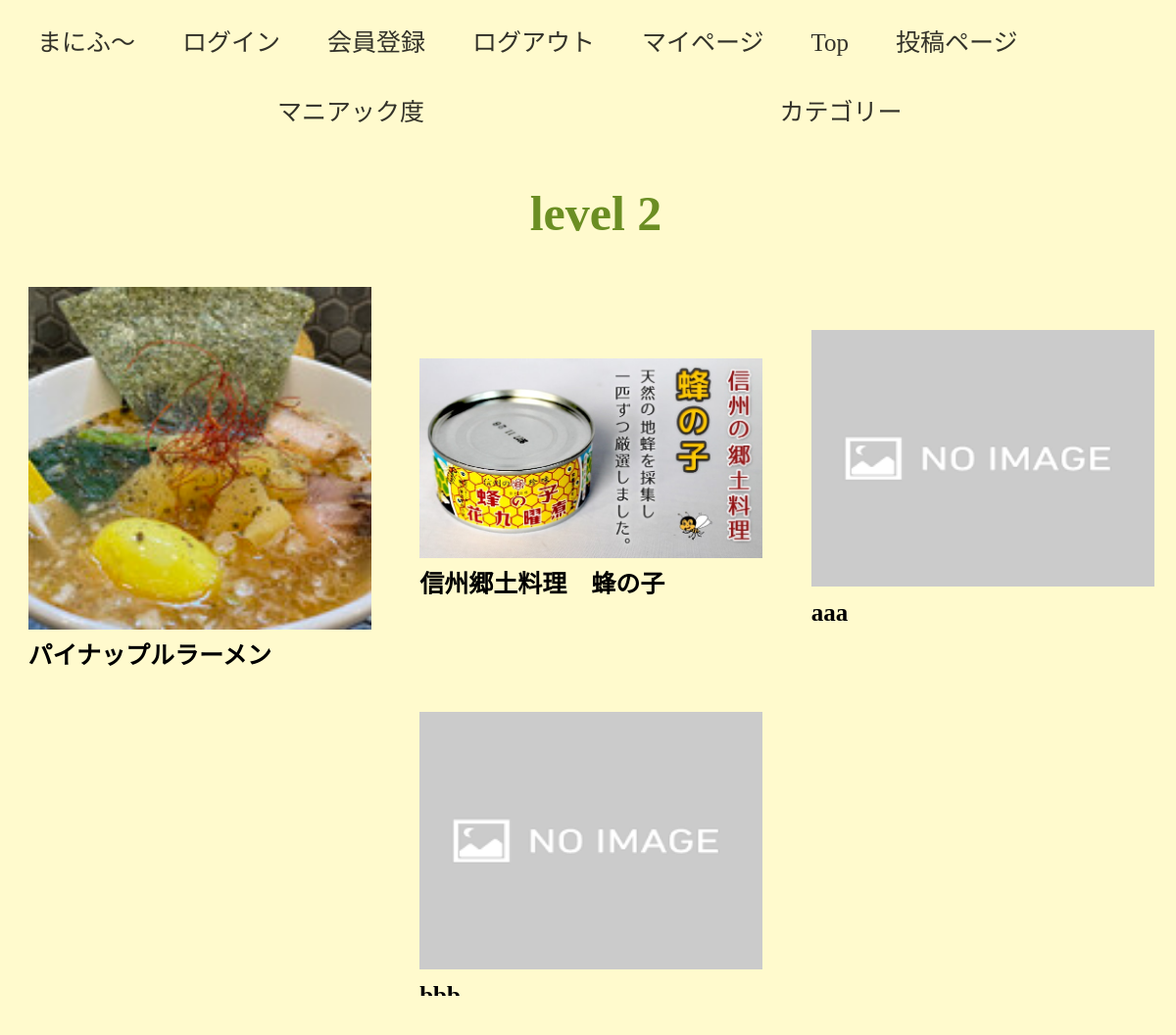
The page /level2 on the database its author committed.
### tables this page shows
CREATE TABLE "posts" (
	"id"	INTEGER,
	"user_id"	INTEGER,
	"title"	TEXT,
	"image"	TEXT,
	"main_evaluation"	INTEGER,
	"main_comment"	TEXT,
	"location"	TEXT,
	"category"	TEXT,
	"date"	TEXT,
	PRIMARY KEY("id" AUTOINCREMENT)
);

### each_program/yuki.py (the view)
@app.route("/level2", methods=["GET"])
def level2():
    conn = sqlite3.connect("graduation_work.db")
    c = conn.cursor()
    c.execute("select id, image, title from posts where main_evaluation = 'level 2'")
    post = []
    for item in c.fetchall():
        post.append({"post_id":item[0],"image":item[1],"title":item[2]})
    return render_template("level2.html", tpl_post = post,)

### templates/level2.html
{% extends "base.html" %}
{% block content %}
    <article>
        <section id="sec1">
            <h1>level 2</h1>
        </section>
        <section id="sec2">
            <div class="items">
                {% for post_item in tpl_post %}
                <div class="post_item">
                    <a href="/introduce/{{post_item['post_id']}}"><img src="/static/img/{{post_item['image']}}" class="image_top" alt="投稿内容"></a>
                    <a href="/introduce/{{post_id}}"><p class = "title">{{post_item["title"]}}</p></a>
                </div>
                {% endfor %}
            </div>
        </section>
    </article>
{% endblock %}

### static/css/style.css (style rules this page uses)
body { background: #fff; text-align: center; font-size: 25px; line-height: 1.4; min-width: 100%; -webkit-text-size-adjust: 100%; background-color: #fffacd; font-family:"Honnotate sc"; }
h1 { font-size: 50px; color:#6b8e23; margin-top : 60px; margin-bottom: 20px; }
.items { display:flex; flex-wrap:wrap; justify-content:center; align-items:center; width: 1200px; margin:0 auto; text-align: left; }
.title { font-weight: bolder; }
.post_item { box-sizing: border-box; border:0px solid #ccc; padding: 20px; width: 33.3% ; }
a { text-decoration: none; color:#000000 }
p { margin: 0; }
.image_top { width: 350px; }
img { width: 200px; }
#sec2 { margin-bottom:100px; color:black; }

### rows shown on the page
posts: image (picture), title "パイナップルラーメン"
posts: image (picture), title "信州郷土料理 蜂の子"
posts: image (placeholder picture), title "aaa"
posts: image (placeholder picture), title "bbb"
